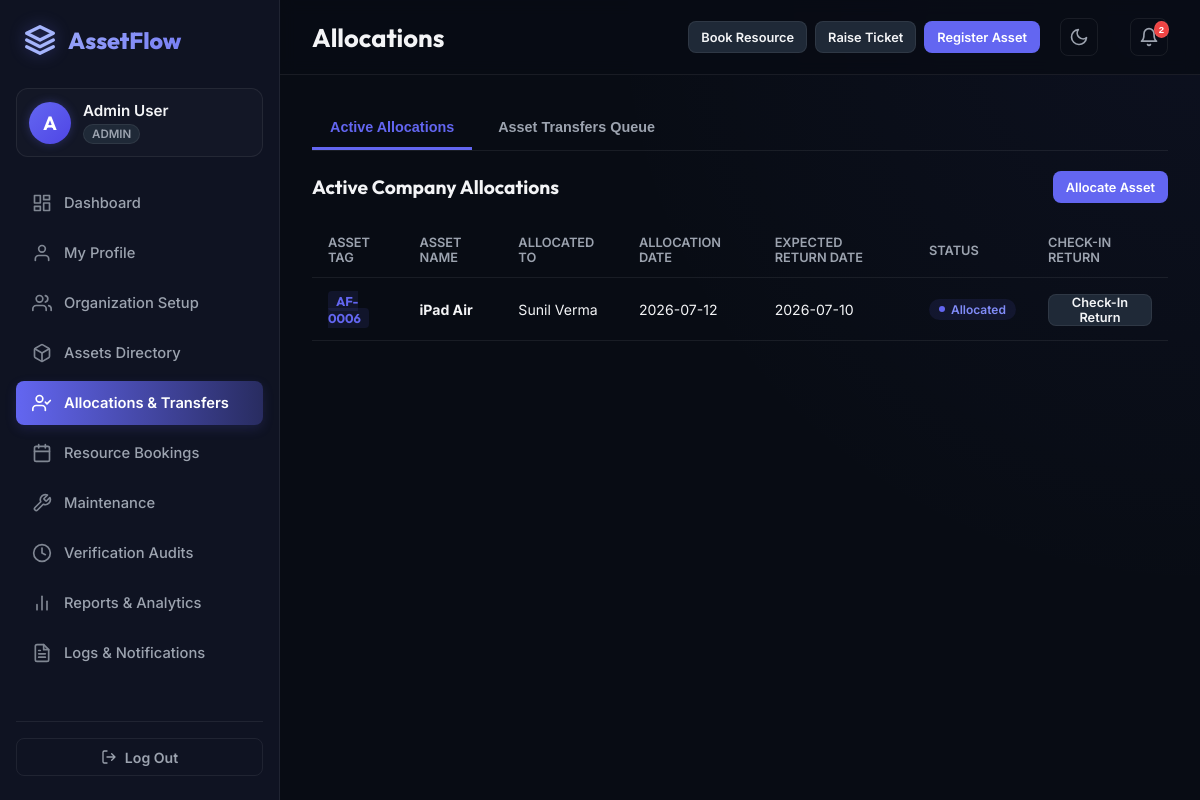
The page /allocations.php (signed in) on the database as committed earlier.
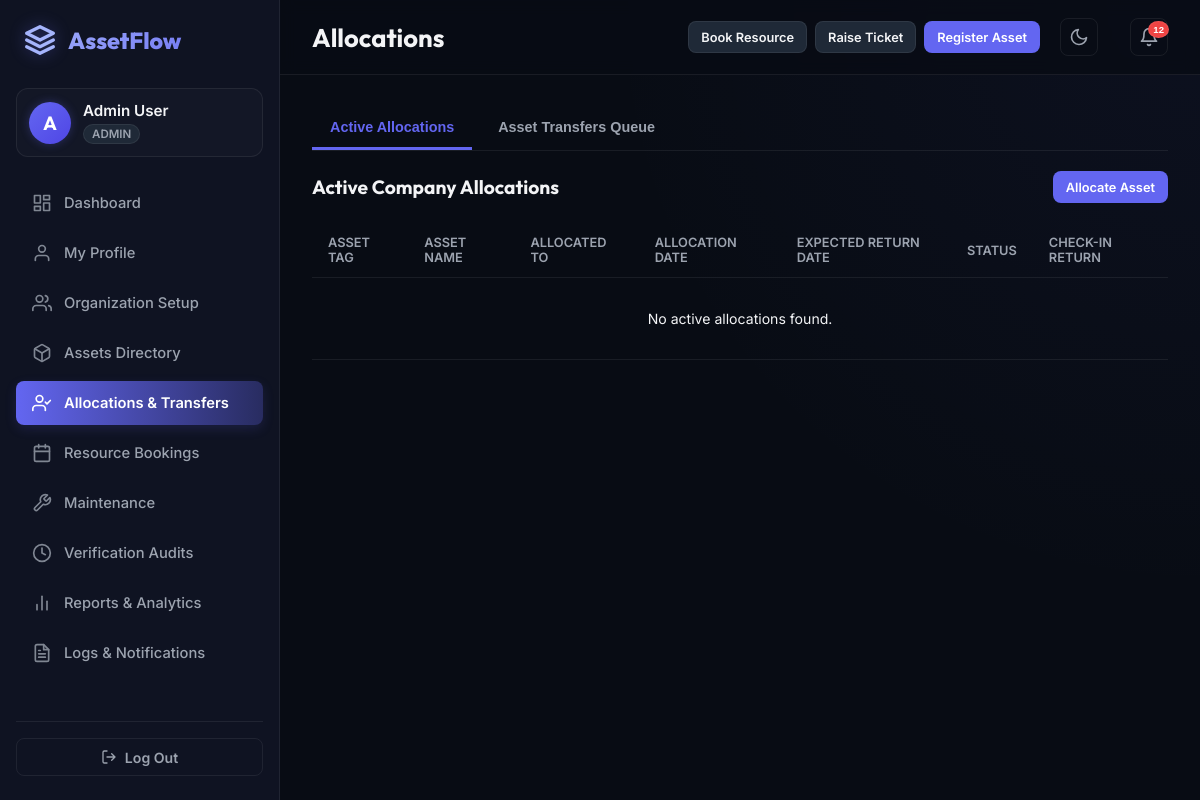
The same page on the database as committed later.
### tables this page shows
CREATE TABLE `assets` (
  `id` int(11) NOT NULL,
  `name` varchar(100) NOT NULL,
  `category_id` int(11) NOT NULL,
  `tag` varchar(50) NOT NULL,
  `serial_number` varchar(100) NOT NULL,
  `acquisition_date` date NOT NULL,
  `acquisition_cost` decimal(10,2) NOT NULL,
  `condition_state` enum('New','Good','Fair','Poor','Damaged') DEFAULT 'Good',
  `location` varchar(100) NOT NULL,
  `is_shared` tinyint(1) DEFAULT 0,
  `status` enum('Available','Allocated','Reserved','Under Maintenance','Lost','Retired','Disposed') DEFAULT 'Available',
  `photo` varchar(255) DEFAULT NULL
);

CREATE TABLE `employees` (
  `id` int(11) NOT NULL,
  `name` varchar(100) NOT NULL,
  `email` varchar(100) NOT NULL,
  `password` varchar(255) NOT NULL,
  `department_id` int(11) DEFAULT NULL,
  `role` enum('admin','asset_manager','dept_head','employee') DEFAULT 'employee',
  `status` enum('Active','Inactive') DEFAULT 'Active'
);

CREATE TABLE `allocations` (
  `id` int(11) NOT NULL,
  `asset_id` int(11) NOT NULL,
  `employee_id` int(11) DEFAULT NULL,
  `department_id` int(11) DEFAULT NULL,
  `allocated_by` int(11) NOT NULL,
  `allocation_date` timestamp NOT NULL DEFAULT current_timestamp(),
  `expected_return_date` date DEFAULT NULL,
  `actual_return_date` timestamp NULL DEFAULT NULL,
  `condition_on_return` varchar(255) DEFAULT NULL,
  `status` enum('Active','Returned','Overdue') DEFAULT 'Active'
);

### allocations.php (the view, shortened to what the changed rows need)
<?php
require_once 'header.php';
$sqlAlloc = "SELECT a.*, c.name as category_name,
            e.name as holder_name, d.name as dept_holder_name,
            al.id as allocation_id, al.allocation_date, al.expected_return_date
            FROM assets a
            JOIN categories c ON a.category_id = c.id
            JOIN allocations al ON al.asset_id = a.id AND al.status IN ('Active', 'Overdue')
            LEFT JOIN employees e ON al.employee_id = e.id
            LEFT JOIN departments d ON al.department_id = d.id";
$paramsAlloc = [];
$sqlAlloc .= " ORDER BY al.allocation_date DESC";
$stmtAlloc = $db->prepare($sqlAlloc);
$stmtAlloc->execute($paramsAlloc);
$allocations = $stmtAlloc->fetchAll();
function get_status_pill($status) {
    $map = [
        'Available' => 'available', 'Allocated' => 'allocated', 'Reserved' => 'reserved',
        'Under Maintenance' => 'maint', 'Lost' => 'lost', 'Retired' => 'retired', 'Disposed' => 'disposed'
    ];
    return $map[$status] ?? 'retired';
}
?>
<section id="view-allocations" class="app-view">
    <div class="allocations-container">
        <div class="sub-tab-container">
            <div id="subtab-allocations" class="sub-tab-pane active">
                <div class="table-responsive">
                    <table class="data-table">
                        <thead>
                            <tr>
                                <th>Asset Tag</th>
                                <th>Asset Name</th>
                                <th>Allocated To</th>
                                <th>Allocation Date</th>
                                <th>Expected Return Date</th>
                                <th>Status</th>
                                <?php if ($user_role === 'admin' || $user_role === 'asset_manager'): ?>
                                    <th>Check-In Return</th>
                                <?php endif; ?>
                            </tr>
                        </thead>
                        <tbody>
                            <?php if (empty($allocations)): ?>
                                <tr><td colspan="7" class="empty-cell">No active allocations found.</td></tr>
                            <?php else: ?>
                                <?php foreach ($allocations as $alloc): ?>
                                    <tr>
                                        <td><span class="asset-tag"><?php echo htmlspecialchars($alloc['tag']); ?></span></td>
                                        <td><strong><a href="#" class="btn-detail-trigger" data-id="<?php echo $alloc['id']; ?>" style="text-decoration:none; color:inherit;"><?php echo htmlspecialchars($alloc['name']); ?></a></strong></td>
                                        <td><?php echo htmlspecialchars($alloc['holder_name'] ?? $alloc['dept_holder_name'] ?? 'N/A'); ?></td>
                                        <td><?php echo htmlspecialchars(substr($alloc['allocation_date'], 0, 10)); ?></td>
                                        <td><?php echo htmlspecialchars($alloc['expected_return_date'] ?? 'Flexible'); ?></td>
                                        <td><span class="status-pill status-<?php echo get_status_pill($alloc['status']); ?>"><?php echo htmlspecialchars($alloc['status']); ?></span></td>
                                        <?php if ($user_role === 'admin' || $user_role === 'asset_manager'): ?>
                                            <td>
                                                <button class="btn btn-secondary btn-sm btn-return-action" data-alloc-id="<?php echo $alloc['allocation_id']; ?>">Check-In Return</button>
                                            </td>
                                        <?php endif; ?>
                                    </tr>
                                <?php endforeach; ?>
                            <?php endif; ?>
                        </tbody>
                    </table>
                </div>
            </div>
        </div>
    </div>
</section>
<?php require_once 'footer.php'; ?>

### header.php (shortened to what the changed rows need)
<?php
$theme = $_COOKIE['theme'] ?? 'dark';
$current_page = basename($_SERVER['PHP_SELF']);
$db = getDBConnection();
$user_id = $_SESSION['user_id'] ?? null;
$user_role = $_SESSION['role'] ?? 'employee';
$unread_count = 0;
if ($user_id) {
    $stmtNotif = $db->prepare("SELECT COUNT(*) FROM notifications WHERE (employee_id = ? OR employee_id IS NULL) AND is_read = 0");
    $stmtNotif->execute([$user_id]);
    $unread_count = $stmtNotif->fetchColumn();
}
?>
<!DOCTYPE html>
<html lang="en">
<head>
    <link rel="stylesheet" href="css/style.css?v=2.2">
</head>
<body class="<?php echo $theme === 'light' ? 'light-theme' : 'dark-theme'; ?>">
    <div class="app-container">
        <div class="main-wrapper">
            <header class="header">
                <div class="header-left">
                    <h1 id="screen-title" class="screen-title"><?php echo htmlspecialchars(str_replace(['.php', '_'], ['', ' '], ucwords($current_page))); ?></h1>
                </div>
                <div class="header-right">
                    <div class="notification-center">
                        <button class="icon-btn" id="btn-notifications" aria-label="Notifications center">
                            <svg width="20" height="20" viewBox="0 0 24 24" fill="none" stroke="currentColor" stroke-width="2" stroke-linecap="round" stroke-linejoin="round"><path d="M18 8A6 6 0 0 0 6 8c0 7-3 9-3 9h18s-3-2-3-9M13.73 21a2 2 0 0 1-3.46 0"/></svg>
                            <span class="badge badge-pulse <?php echo $unread_count > 0 ? '' : 'hidden'; ?>" id="notif-badge-count"><?php echo $unread_count; ?></span>
                        </button>
                    </div>
                </div>
            </header>
            <main class="content-viewport" id="content-viewport">

Rows that differ between the two databases and show on the page:
no longer on this page (row edited): assets: tag "AF-0006", name "iPad Air", employees.name "Sunil Verma", allocations.allocation_date "2026-07-12", allocations.expected_return_date "2026-07-10", status "Allocated"
Other text that changed with them:
$unread_count: "2" → "12"
text now shown: "No active allocations found."
